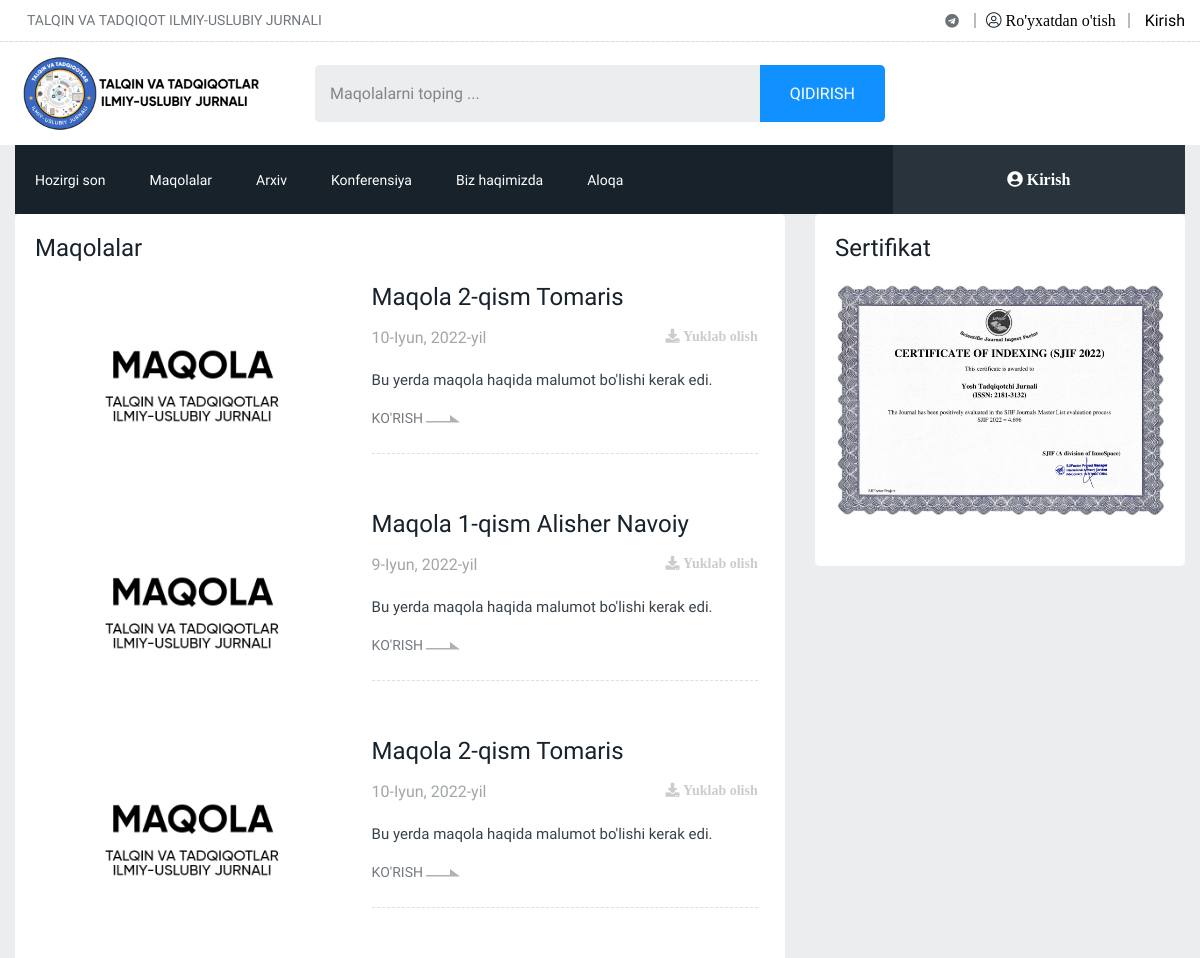
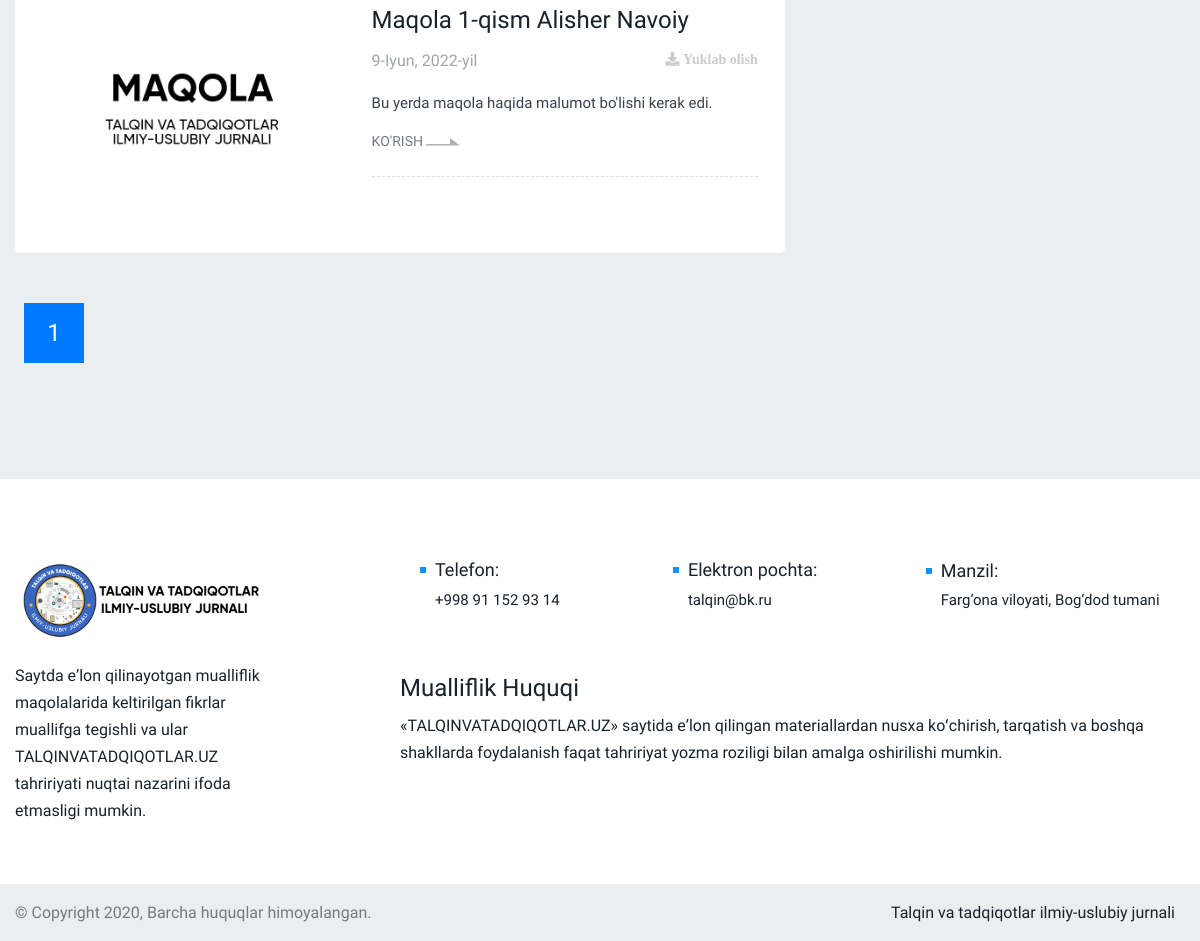
The page /maqola-arxiv/ on the database its author committed (2 pictures, top to bottom).
### home/models.py (models this page shows, shortened)
class Arxiv(models.Model):
    maqola = models.ForeignKey(Maqola, on_delete=models.CASCADE, related_name='maqola')
    class Meta:
        verbose_name = 'Arxiv'
        verbose_name_plural = 'Arxiv'

class Maqola(models.Model):
    title = models.TextField(max_length=500)
    description = models.TextField(max_length=500)
    image = models.ImageField(upload_to='images/maqola/', default='images/default/default.jpg',
                              db_column="Upload an Image", null=True, blank=True)
    pdf_file = models.FileField(upload_to='pdf/maqola/')
    create_time = models.TimeField(auto_now=True)
    create_date = models.DateField(auto_now=True)
    class Meta:
        verbose_name = 'Maqola'
        verbose_name_plural = 'Maqola'
    def image_tag(self):
        return mark_safe('<img src="{}" height="50">'.format(self.image.url))
    image_tag.short_description = 'Image'

class Certificate(models.Model):
    title = models.CharField(max_length=300, default='Sertifikat', blank=True, null=True)
    image = models.ImageField(upload_to='images/certificate/', blank=True, null=True)
    class Meta:
        verbose_name = 'Sertifikat'
        verbose_name_plural = 'Sertifikat'

### home/views.py (the view)
# urls.py: path('maqola-arxiv/', views.arxiv_view, name='maqola-arxiv'),
def arxiv_view(request):
    maqola_arxiv = Arxiv.objects.all().order_by('-id')
    p = Paginator(maqola_arxiv, 10)
    page_number = request.GET.get('page')
    page_obj = p.get_page(page_number)
    context = {
        'maqola_arxiv': maqola_arxiv,
        'page_obj': page_obj,
    }
    return render(request, 'arxiv/base.html', context)

### home/context.py (called while the page is built)
def components(request):
    maqola_all = Maqola.objects.all().order_by('-id')
    certificate = Certificate.objects.all().order_by('-id')[:1]
    information = Information.objects.all().order_by('id')[:5]
    indexing = Indexing.objects.all().order_by('id')[:15]
    context = {
        'maqola_all': maqola_all,
        'certificate': certificate,
        'information': information,
        'indexing': indexing,
    }
    return context

### home/templates/arxiv/base.html (shortened to what this page needs)
<!DOCTYPE html>
{% load static %}
<html lang="en">
<head>
    <link rel="stylesheet" href="{% static 'assets/css/plugins/bootstrap.min.css' %}">
    <link rel="stylesheet" href="{% static 'assets/css/plugins/animate.min.css' %}">
    <link rel="stylesheet" href="{% static 'assets/css/plugins/fontawesome.css' %}">
    <link rel="stylesheet" href="{% static 'assets/css/plugins/modal-video.min.css' %}">
    <link rel="stylesheet" href="{% static 'assets/css/plugins/owl.carousel.css' %}">
    <link rel="stylesheet" href="{% static 'assets/css/plugins/slick.css' %}">
    <link rel="stylesheet" href="{% static 'assets/css/plugins/stellarnav.css' %}">
    <link rel="stylesheet" href="{% static 'assets/css/theme.css' %}">
</head>
<body class="theme-3 theme3_bg">
{% block header %}{% include 'components/header.html' %}{% endblock %}
{% block index %}{% include 'arxiv/arxiv.html' %}{% endblock %}
{% block footer %}{% include 'components/footer.html' %}{% endblock %}
</body>
</html>

### home/templates/components/header.html (shortened to what this page needs)
{% load static %}
<div class="topbar white_bg">
    <div class="container">
        <div class="row">
            <div class="col-md-8 align-self-center">
                <div class="trancarousel_area">
                    <div class="trancarousel owl-carousel nav_style1">
                        <div class="trancarousel_item">
                            <p><a>TALQIN VA TADQIQOT ILMIY-USLUBIY JURNALI</a>
                            </p>
                        </div>
                    </div>
                </div>
            </div>
            <div class="col-md-4 align-self-center">
                <div class="top_date_social text-right">
                    <div class="social1">
                        <ul class="inline">
                            <li><a href="https://t.me/Talqinvatadqiqotlar"><i class="fab fa-telegram"></i></a>
                            </li>
                        </ul>
                    </div>
                    {% if user.is_authenticated %}
                        <a style="color: black;" href="{% url 'logout' %}"> Chiqish</a>
                    {% else %}
                        <div class="user3"><i class="fal fa-user-circle"> <a style="color: black;"
                                                                             href="{% url 'register' %}">Ro'yxatdan
                            o'tish</a></i>
                        </div>
                        <a style="color: black;" href="{% url 'login' %}"> Kirish</a>
                    {% endif %}
                </div>
            </div>
        </div>
    </div>
</div>
<div class="logo_area white_bg">
    <div class="container">
        <div class="row">
            <div class="col-lg-3 align-self-center">
                <div class="logo">
                    <a href="{% url 'index' %}">
                        <img src="{% static 'assets/img/logo/15.jpg' %}" alt="image">
                    </a>
                </div>
            </div>
            <div class="col-lg-6 align-self-center">
                <div class="signup_form header_search3">
                    <form action="{% url 'search_results' %}" method="GET">
                        <input name="q" value="{{ q }}" class="signup" type="text" placeholder="Maqolalarni toping ... ">
                        <input type="submit" class="cbtn" value="Qidirish">
                    </form>
                </div>
            </div>
        </div>
    </div>
</div>
<div class="container">
    <div class="main-menu">
        <div class="main-nav clearfix is-ts-sticky">
            <div class="row justify-content-between">
                <div class="col-4 col-lg-9 align-self-center">
                    <div class="newsprk_nav stellarnav">
                        <ul id="newsprk_menu">
                            <li><a href="{% url 'index' %}">Hozirgi son</a></li>
                            <li><a href="{% url 'maqolalar' %}">Maqolalar</a></li>
                            <li><a href="{% url 'maqola-arxiv' %}">Arxiv</a></li>
                            <li><a href="{% url 'konferensiya' %}">Konferensiya</a></li>
                            <li><a href="{% url 'about' %}">Biz haqimizda</a></li>
                            <li><a href="{% url 'contact' %}">Aloqa</a></li>
                        </ul>
                    </div>
                </div>
                <div class="col-8 col-lg-3 text-right align-self-center">
                    <div class="date3">
                        {% if user.is_authenticated %}
                            <a style="color: white;"><i class="fas fa-user-circle"> Xush
                                kelibsiz! {{ user.first_name }}</i></a>
                        {% else %}
                            <a style="color: white;" href="{% url 'login' %}"><i class="fas fa-user-circle"> Kirish</i></a>
                        {% endif %}
                    </div>
                </div>
            </div>
        </div>
    </div>
</div>

### home/templates/arxiv/arxiv.html (shortened to what this page needs)
{% load static %}
<div class="total3 mb30">
    <div class="container">
        <div class="row">
            <div class="col-md-12 col-lg-8">
                {% if maqola_arxiv %}
                    <div class="business3 padding20 white_bg border-radious5">
                        <h4 class="widget-title">Maqolalar</h4>
                        {% for rs in page_obj.object_list %}
                            <div class="single_post post_type12 type20">
                                <div class="post_img border-radious5">
                                    <div class="img_wrap">
                                        <a href="{{ rs.maqola.pdf_file.url }}">
                                            <img src="{{ rs.maqola.image.url }}" alt="">
                                        </a>
                                    </div>
                                </div>
                                <div class="single_post_text">
                                    <h4><a href="{{ rs.maqola.pdf_file.url }}">{{ rs.maqola.title }}</a>
                                    </h4>
                                    <div class="row">
                                        <div class="col-6 align-self-center">
                                            <div class="meta_col">
                                                <p>{{ rs.maqola.create_date }}</p>
                                            </div>
                                        </div>
                                        <div class="col-6 text-right align-self-center">
                                            <ul class="meta_share inline">
                                                <li><a href="{{ rs.maqola.pdf_file.url }}"
                                                       download="{{ rs.maqola.pdf_file }}"><i
                                                        class="fa fa-download" aria-hidden="true"> Yuklab olish</i></a>
                                                </li>
                                            </ul>
                                        </div>
                                    </div>
                                    <p class="post-p">{{ rs.maqola.description }}</p>
                                    <div class="space-10"></div>
                                    <a href="{{ rs.maqola.pdf_file.url }}" class="readmore3">Ko'rish <img
                                            src="{% static 'assets/img/icon/arrow3.png' %}"
                                            alt=""></a>
                                    <div class="space-10"></div>
                                    <div class="border_black"></div>
                                    <div class="space-15"></div>
                                </div>
                            </div>
                        {% endfor %}
                    </div>
                {% else %}
                    <br>
                    <h3>Arxivda maqola mavjud emas.</h3>
                {% endif %}
                <div class="cpagination v3 padding5050">
                    <nav aria-label="Page navigation example">
                        <ul class="pagination">
                            <li class="page-item active"><a class="page-link" href="#">{{ page_obj.number }}</a>
                            </li>
                        </ul>
                    </nav>
                </div>
            </div>
            {% block sidebar %}{% include 'components/sidebar.html' %}{% endblock %}
        </div>
    </div>
</div>

### home/templates/components/sidebar.html (shortened to what this page needs)
{% load static %}
<div class="col-lg-4">
    <div class="row justify-content-center">
        <div class="col-md-6 col-lg-12">
            {% for rs in certificate %}
                <div class="finance mb30 white_bg border-radious5 padding20 sm-mt30 sert-glav">
                    <div class="heading">
                        <h3 class="widget-title">{{ rs.title }}</h3>
                    </div>
                    <div class="single_post mb30 type18 d-md-none d-lg-block">
                        <div class="post_img">
                            <div class="img_wrap">
                                <a href="#">
                                    <img src="{{ rs.image.url }}" alt="">
                                </a>
                            </div>
                        </div>
                    </div>
                </div>
            {% endfor %}
        </div>
    </div>
</div>

### home/templates/components/footer.html (shortened to what this page needs)
{% load static %}
<div class="space-20"></div>
<div class="footer footer_area3 white_bg">
    <div class="container">
        <div class="row">
            <div class="col-md-6 col-lg-4">
                <div class="single_footer3 mb30">
                    <div class="logo">
                        <a href="{% url 'index' %}">
                            <img src="{% static 'assets/img/logo/15.jpg' %}" alt="logo">
                        </a>
                        <div class="space-20"></div>
                        <p>Saytda eʼlon qilinayotgan mualliflik maqolalarida keltirilgan fikrlar muallifga tegishli va
                            ular TALQINVATADQIQOTLAR.UZ tahririyati nuqtai nazarini ifoda etmasligi mumkin.
                        </p>
                    </div>
                </div>
            </div>
            <div class="col-lg-8 col-md-6">
                <div class="contacts3">
                    <div class="single_contact3">
                        <h6>Telefon:</h6>
                        <a href="tel://+998911529314">+998 91 152 93 14</a>
                    </div>
                    <div class="single_contact3">
                        <h6>Elektron pochta:</h6>
                        <a href="talqin@bk.ru">talqin@bk.ru</a>
                    </div>
                    <div class="single_contact3">
                        <h6>Manzil:</h6>
                        <p>Farg‘ona viloyati, Bog‘dod tumani</p>
                    </div>
                </div>
                <div class="download_btn">
                    <div class="space-30"></div>
                    <div class="space-30"></div>
                    <div class="row">
                        <div class="col-lg-30">
                            <h3 class="widget-title">Mualliflik huquqi</h3>
                            <p>«TALQINVATADQIQOTLAR.UZ» saytida eʼlon qilingan materiallardan nusxa koʻchirish,
                                tarqatish va boshqa shakllarda foydalanish faqat tahririyat yozma roziligi bilan amalga
                                oshirilishi mumkin.
                            </p>
                        </div>
                    </div>
                </div>
            </div>
        </div>
    </div>
    <div class="copyright">
        <div class="container">
            <div class="row">
                <div class="col-lg-6 align-self-center">
                    <p>&copy; Copyright 2020, Barcha huquqlar himoyalangan.</p>
                </div>
                <div class="col-lg-6 align-self-center">
                    <div class="copyright_menus text-right">
                        <div class="copyright_menu inline">
                            <ul>
                                <li><a>Talqin va tadqiqotlar ilmiy-uslubiy jurnali</a></li>
                            </ul>
                        </div>
                    </div>
                </div>
            </div>
        </div>
    </div>
</div>

### rows shown on the page
Arxiv: maqola.image (placeholder picture), maqola "Maqola 2-qism Tomaris", maqola.create_date "10-Iyun, 2022-yil", maqola.description "Bu yerda maqola haqida malumot bo'lishi kerak edi."
Arxiv: maqola.image (placeholder picture), maqola "Maqola 1-qism Alisher Navoiy", maqola.create_date "9-Iyun, 2022-yil", maqola.description "Bu yerda maqola haqida malumot bo'lishi kerak edi."
Arxiv: maqola.image (placeholder picture), maqola "Maqola 2-qism Tomaris", maqola.create_date "10-Iyun, 2022-yil", maqola.description "Bu yerda maqola haqida malumot bo'lishi kerak edi."
Arxiv: maqola.image (placeholder picture), maqola "Maqola 1-qism Alisher Navoiy", maqola.create_date "9-Iyun, 2022-yil", maqola.description "Bu yerda maqola haqida malumot bo'lishi kerak edi."
Certificate: title "Sertifikat", image (picture)

### other values the page prints
{{ page_obj.number }} "1"
